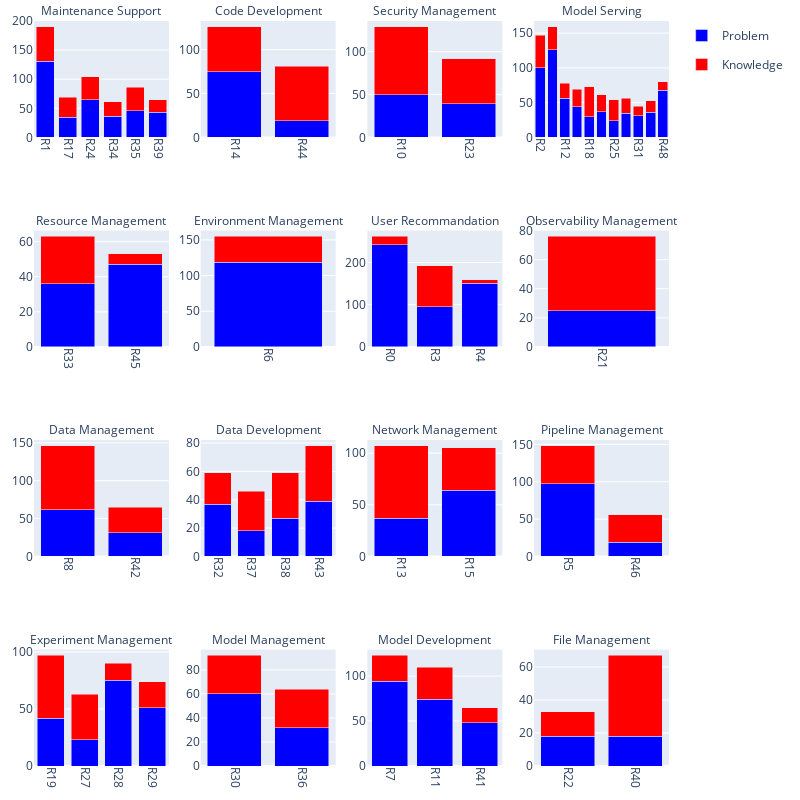

Write notebook code for a chart like this one.
### Code cell
import plotly.graph_objects as go
from plotly.subplots import make_subplots
import math

df = pd.read_json(os.path.join(path_rq3, 'macro-topics.json'))

color_map = {
    'Problem': 'blue',
    'Knowledge': 'red',
}
rows = cols = math.ceil(math.sqrt(df['Resolution_summary_topic_macro'].nunique()))
fig = make_subplots(rows=rows, cols=cols, subplot_titles=[macro_topic_indexing[i] for i in df['Resolution_summary_topic_macro'].unique()])

for macro_name, macro_group in df.groupby('Resolution_summary_topic_macro'):
    categories = []
    frequency_p = []
    frequency_k = [] 
    
    for name, group in macro_group.groupby('Resolution_summary_topic'):
        categories.append(f'R{name}')
        frequency_p.append(len(group[group['Challenge_type'] == 'problem']))
        frequency_k.append(len(group[group['Challenge_type'] == 'knowledge']))
    
    row = macro_name // 4 + 1
    col = macro_name % 4 + 1
    show_legend = True if (row == 1 and col == 1) else False
    
    fig.add_trace(go.Bar(
        name='Problem', 
        x=categories, 
        y=frequency_p, 
        legendgroup='Problem', 
        marker_color=color_map['Problem'],
        showlegend=show_legend
    ), row=row, col=col)
    fig.add_trace(go.Bar(
        name='Knowledge', 
        x=categories, 
        y=frequency_k, 
        legendgroup='Knowledge', 
        marker_color=color_map['Knowledge'],
        showlegend=show_legend
    ), row=row, col=col)
    fig.update_xaxes(
            tickangle=90,  # Lay font horizontally
            # tickfont=dict(size=8),  # Shrink font size
            row=row, 
            col=col
    )
    
fig.update_layout(
    barmode='stack',
    width=800,  # Adjust the width as needed
    height=800,  # Adjust the height as needed
    margin=go.layout.Margin(
        l=20,  # left margin
        r=20,  # right margin
        b=20,  # bottom margin
        t=20,  # top margin
    )
)
fig.update_annotations(dict(font_size=12))
fig.show()
fig.write_image(os.path.join(path_rq3, 'Macro-topics group frequency histogram.pdf'))

### Figure 1 — Plotly figure (JSON) as saved in the notebook; plotly's stock layout.template omitted (floating-point values rounded to 4 significant figures)
{"data": [{"legendgroup": "Problem", "marker": {"color": "blue"}, "name": "Problem", "showlegend": true, "type": "bar", "x": ["R1", "R17", "R24", "R34", "R35", "R39"], "xaxis": "x", "y": [131, 35, 65, 36, 46, 43], "yaxis": "y"}, {"legendgroup": "Knowledge", "marker": {"color": "red"}, "name": "Knowledge", "showlegend": true, "type": "bar", "x": ["R1", "R17", "R24", "R34", "R35", "R39"], "xaxis": "x", "y": [59, 34, 39, 25, 40, 22], "yaxis": "y"}, {"legendgroup": "Problem", "marker": {"color": "blue"}, "name": "Problem", "showlegend": false, "type": "bar", "x": ["R14", "R44"], "xaxis": "x2", "y": [75, 19], "yaxis": "y2"}, {"legendgroup": "Knowledge", "marker": {"color": "red"}, "name": "Knowledge", "showlegend": false, "type": "bar", "x": ["R14", "R44"], "xaxis": "x2", "y": [51, 62], "yaxis": "y2"}, {"legendgroup": "Problem", "marker": {"color": "blue"}, "name": "Problem", "showlegend": false, "type": "bar", "x": ["R10", "R23"], "xaxis": "x3", "y": [50, 39], "yaxis": "y3"}, {"legendgroup": "Knowledge", "marker": {"color": "red"}, "name": "Knowledge", "showlegend": false, "type": "bar", "x": ["R10", "R23"], "xaxis": "x3", "y": [79, 53], "yaxis": "y3"}, {"legendgroup": "Problem", "marker": {"color": "blue"}, "name": "Problem", "showlegend": false, "type": "bar", "x": ["R2", "R9", "R12", "R16", "R18", "R20", "R25", "R26", "R31", "R47", "R48"], "xaxis": "x4", "y": [100, 126, 56, 44, 30, 37, 24, 35, 31, 36, 68], "yaxis": "y4"}, {"legendgroup": "Knowledge", "marker": {"color": "red"}, "name": "Knowledge", "showlegend": false, "type": "bar", "x": ["R2", "R9", "R12", "R16", "R18", "R20", "R25", "R26", "R31", "R47", "R48"], "xaxis": "x4", "y": [47, 33, 22, 25, 43, 24, 30, 21, 14, 17, 12], "yaxis": "y4"}, {"legendgroup": "Problem", "marker": {"color": "blue"}, "name": "Problem", "showlegend": false, "type": "bar", "x": ["R33", "R45"], "xaxis": "x5", "y": [36, 47], "yaxis": "y5"}, {"legendgroup": "Knowledge", "marker": {"color": "red"}, "name": "Knowledge", "showlegend": false, "type": "bar", "x": ["R33", "R45"], "xaxis": "x5", "y": [27, 6], "yaxis": "y5"}, {"legendgroup": "Problem", "marker": {"color": "blue"}, "name": "Problem", "showlegend": false, "type": "bar", "x": ["R6"], "xaxis": "x6", "y": [119], "yaxis": "y6"}, {"legendgroup": "Knowledge", "marker": {"color": "red"}, "name": "Knowledge", "showlegend": false, "type": "bar", "x": ["R6"], "xaxis": "x6", "y": [36], "yaxis": "y6"}, {"legendgroup": "Problem", "marker": {"color": "blue"}, "name": "Problem", "showlegend": false, "type": "bar", "x": ["R0", "R3", "R4"], "xaxis": "x7", "y": [242, 95, 151], "yaxis": "y7"}, {"legendgroup": "Knowledge", "marker": {"color": "red"}, "name": "Knowledge", "showlegend": false, "type": "bar", "x": ["R0", "R3", "R4"], "xaxis": "x7", "y": [20, 97, 8], "yaxis": "y7"}, {"legendgroup": "Problem", "marker": {"color": "blue"}, "name": "Problem", "showlegend": false, "type": "bar", "x": ["R21"], "xaxis": "x8", "y": [25], "yaxis": "y8"}, {"legendgroup": "Knowledge", "marker": {"color": "red"}, "name": "Knowledge", "showlegend": false, "type": "bar", "x": ["R21"], "xaxis": "x8", "y": [51], "yaxis": "y8"}, {"legendgroup": "Problem", "marker": {"color": "blue"}, "name": "Problem", "showlegend": false, "type": "bar", "x": ["R8", "R42"], "xaxis": "x9", "y": [62, 31], "yaxis": "y9"}, {"legendgroup": "Knowledge", "marker": {"color": "red"}, "name": "Knowledge", "showlegend": false, "type": "bar", "x": ["R8", "R42"], "xaxis": "x9", "y": [84, 34], "yaxis": "y9"}, {"legendgroup": "Problem", "marker": {"color": "blue"}, "name": "Problem", "showlegend": false, "type": "bar", "x": ["R32", "R37", "R38", "R43"], "xaxis": "x10", "y": [37, 18, 27, 39], "yaxis": "y10"}, {"legendgroup": "Knowledge", "marker": {"color": "red"}, "name": "Knowledge", "showlegend": false, "type": "bar", "x": ["R32", "R37", "R38", "R43"], "xaxis": "x10", "y": [22, 28, 32, 39], "yaxis": "y10"}, {"legendgroup": "Problem", "marker": {"color": "blue"}, "name": "Problem", "showlegend": false, "type": "bar", "x": ["R13", "R15"], "xaxis": "x11", "y": [37, 64], "yaxis": "y11"}, {"legendgroup": "Knowledge", "marker": {"color": "red"}, "name": "Knowledge", "showlegend": false, "type": "bar", "x": ["R13", "R15"], "xaxis": "x11", "y": [70, 41], "yaxis": "y11"}, {"legendgroup": "Problem", "marker": {"color": "blue"}, "name": "Problem", "showlegend": false, "type": "bar", "x": ["R5", "R46"], "xaxis": "x12", "y": [97, 19], "yaxis": "y12"}, {"legendgroup": "Knowledge", "marker": {"color": "red"}, "name": "Knowledge", "showlegend": false, "type": "bar", "x": ["R5", "R46"], "xaxis": "x12", "y": [51, 37], "yaxis": "y12"}, {"legendgroup": "Problem", "marker": {"color": "blue"}, "name": "Problem", "showlegend": false, "type": "bar", "x": ["R19", "R27", "R28", "R29"], "xaxis": "x13", "y": [42, 23, 75, 51], "yaxis": "y13"}, {"legendgroup": "Knowledge", "marker": {"color": "red"}, "name": "Knowledge", "showlegend": false, "type": "bar", "x": ["R19", "R27", "R28", "R29"], "xaxis": "x13", "y": [55, 40, 15, 23], "yaxis": "y13"}, {"legendgroup": "Problem", "marker": {"color": "blue"}, "name": "Problem", "showlegend": false, "type": "bar", "x": ["R30", "R36"], "xaxis": "x14", "y": [60, 32], "yaxis": "y14"}, {"legendgroup": "Knowledge", "marker": {"color": "red"}, "name": "Knowledge", "showlegend": false, "type": "bar", "x": ["R30", "R36"], "xaxis": "x14", "y": [32, 32], "yaxis": "y14"}, {"legendgroup": "Problem", "marker": {"color": "blue"}, "name": "Problem", "showlegend": false, "type": "bar", "x": ["R7", "R11", "R41"], "xaxis": "x15", "y": [94, 74, 48], "yaxis": "y15"}, {"legendgroup": "Knowledge", "marker": {"color": "red"}, "name": "Knowledge", "showlegend": false, "type": "bar", "x": ["R7", "R11", "R41"], "xaxis": "x15", "y": [29, 36, 17], "yaxis": "y15"}, {"legendgroup": "Problem", "marker": {"color": "blue"}, "name": "Problem", "showlegend": false, "type": "bar", "x": ["R22", "R40"], "xaxis": "x16", "y": [18, 18], "yaxis": "y16"}, {"legendgroup": "Knowledge", "marker": {"color": "red"}, "name": "Knowledge", "showlegend": false, "type": "bar", "x": ["R22", "R40"], "xaxis": "x16", "y": [15, 49], "yaxis": "y16"}], "layout": {"annotations": [{"font": {"size": 12}, "showarrow": false, "text": "Maintenance Support", "x": 0.1062, "xanchor": "center", "xref": "paper", "y": 1, "yanchor": "bottom", "yref": "paper"}, {"font": {"size": 12}, "showarrow": false, "text": "Code Development", "x": 0.3688, "xanchor": "center", "xref": "paper", "y": 1, "yanchor": "bottom", "yref": "paper"}, {"font": {"size": 12}, "showarrow": false, "text": "Security Management", "x": 0.6313, "xanchor": "center", "xref": "paper", "y": 1, "yanchor": "bottom", "yref": "paper"}, {"font": {"size": 12}, "showarrow": false, "text": "Model Serving", "x": 0.8938, "xanchor": "center", "xref": "paper", "y": 1, "yanchor": "bottom", "yref": "paper"}, {"font": {"size": 12}, "showarrow": false, "text": "Resource Management", "x": 0.1062, "xanchor": "center", "xref": "paper", "y": 0.7188, "yanchor": "bottom", "yref": "paper"}, {"font": {"size": 12}, "showarrow": false, "text": "Environment Management", "x": 0.3688, "xanchor": "center", "xref": "paper", "y": 0.7188, "yanchor": "bottom", "yref": "paper"}, {"font": {"size": 12}, "showarrow": false, "text": "User Recommandation", "x": 0.6313, "xanchor": "center", "xref": "paper", "y": 0.7188, "yanchor": "bottom", "yref": "paper"}, {"font": {"size": 12}, "showarrow": false, "text": "Observability Management", "x": 0.8938, "xanchor": "center", "xref": "paper", "y": 0.7188, "yanchor": "bottom", "yref": "paper"}, {"font": {"size": 12}, "showarrow": false, "text": "Data Management", "x": 0.1062, "xanchor": "center", "xref": "paper", "y": 0.4375, "yanchor": "bottom", "yref": "paper"}, {"font": {"size": 12}, "showarrow": false, "text": "Data Development", "x": 0.3688, "xanchor": "center", "xref": "paper", "y": 0.4375, "yanchor": "bottom", "yref": "paper"}, {"font": {"size": 12}, "showarrow": false, "text": "Network Management", "x": 0.6313, "xanchor": "center", "xref": "paper", "y": 0.4375, "yanchor": "bottom", "yref": "paper"}, {"font": {"size": 12}, "showarrow": false, "text": "Pipeline Management", "x": 0.8938, "xanchor": "center", "xref": "paper", "y": 0.4375, "yanchor": "bottom", "yref": "paper"}, {"font": {"size": 12}, "showarrow": false, "text": "Experiment Management", "x": 0.1062, "xanchor": "center", "xref": "paper", "y": 0.1562, "yanchor": "bottom", "yref": "paper"}, {"font": {"size": 12}, "showarrow": false, "text": "Model Management", "x": 0.3688, "xanchor": "center", "xref": "paper", "y": 0.1562, "yanchor": "bottom", "yref": "paper"}, {"font": {"size": 12}, "showarrow": false, "text": "Model Development", "x": 0.6313, "xanchor": "center", "xref": "paper", "y": 0.1562, "yanchor": "bottom", "yref": "paper"}, {"font": {"size": 12}, "showarrow": false, "text": "File Management", "x": 0.8938, "xanchor": "center", "xref": "paper", "y": 0.1562, "yanchor": "bottom", "yref": "paper"}], "barmode": "stack", "height": 800, "margin": {"b": 20, "l": 20, "r": 20, "t": 20}, "width": 800, "xaxis": {"anchor": "y", "domain": [0, 0.2125], "tickangle": 90}, "xaxis10": {"anchor": "y10", "domain": [0.2625, 0.475], "tickangle": 90}, "xaxis11": {"anchor": "y11", "domain": [0.525, 0.7375], "tickangle": 90}, "xaxis12": {"anchor": "y12", "domain": [0.7875, 1], "tickangle": 90}, "xaxis13": {"anchor": "y13", "domain": [0, 0.2125], "tickangle": 90}, "xaxis14": {"anchor": "y14", "domain": [0.2625, 0.475], "tickangle": 90}, "xaxis15": {"anchor": "y15", "domain": [0.525, 0.7375], "tickangle": 90}, "xaxis16": {"anchor": "y16", "domain": [0.7875, 1], "tickangle": 90}, "xaxis2": {"anchor": "y2", "domain": [0.2625, 0.475], "tickangle": 90}, "xaxis3": {"anchor": "y3", "domain": [0.525, 0.7375], "tickangle": 90}, "xaxis4": {"anchor": "y4", "domain": [0.7875, 1], "tickangle": 90}, "xaxis5": {"anchor": "y5", "domain": [0, 0.2125], "tickangle": 90}, "xaxis6": {"anchor": "y6", "domain": [0.2625, 0.475], "tickangle": 90}, "xaxis7": {"anchor": "y7", "domain": [0.525, 0.7375], "tickangle": 90}, "xaxis8": {"anchor": "y8", "domain": [0.7875, 1], "tickangle": 90}, "xaxis9": {"anchor": "y9", "domain": [0, 0.2125], "tickangle": 90}, "yaxis": {"anchor": "x", "domain": [0.8438, 1]}, "yaxis10": {"anchor": "x10", "domain": [0.2812, 0.4375]}, "yaxis11": {"anchor": "x11", "domain": [0.2812, 0.4375]}, "yaxis12": {"anchor": "x12", "domain": [0.2812, 0.4375]}, "yaxis13": {"anchor": "x13", "domain": [0, 0.1562]}, "yaxis14": {"anchor": "x14", "domain": [0, 0.1562]}, "yaxis15": {"anchor": "x15", "domain": [0, 0.1562]}, "yaxis16": {"anchor": "x16", "domain": [0, 0.1562]}, "yaxis2": {"anchor": "x2", "domain": [0.8438, 1]}, "yaxis3": {"anchor": "x3", "domain": [0.8438, 1]}, "yaxis4": {"anchor": "x4", "domain": [0.8438, 1]}, "yaxis5": {"anchor": "x5", "domain": [0.5625, 0.7188]}, "yaxis6": {"anchor": "x6", "domain": [0.5625, 0.7188]}, "yaxis7": {"anchor": "x7", "domain": [0.5625, 0.7188]}, "yaxis8": {"anchor": "x8", "domain": [0.5625, 0.7188]}, "yaxis9": {"anchor": "x9", "domain": [0.2812, 0.4375]}}}
